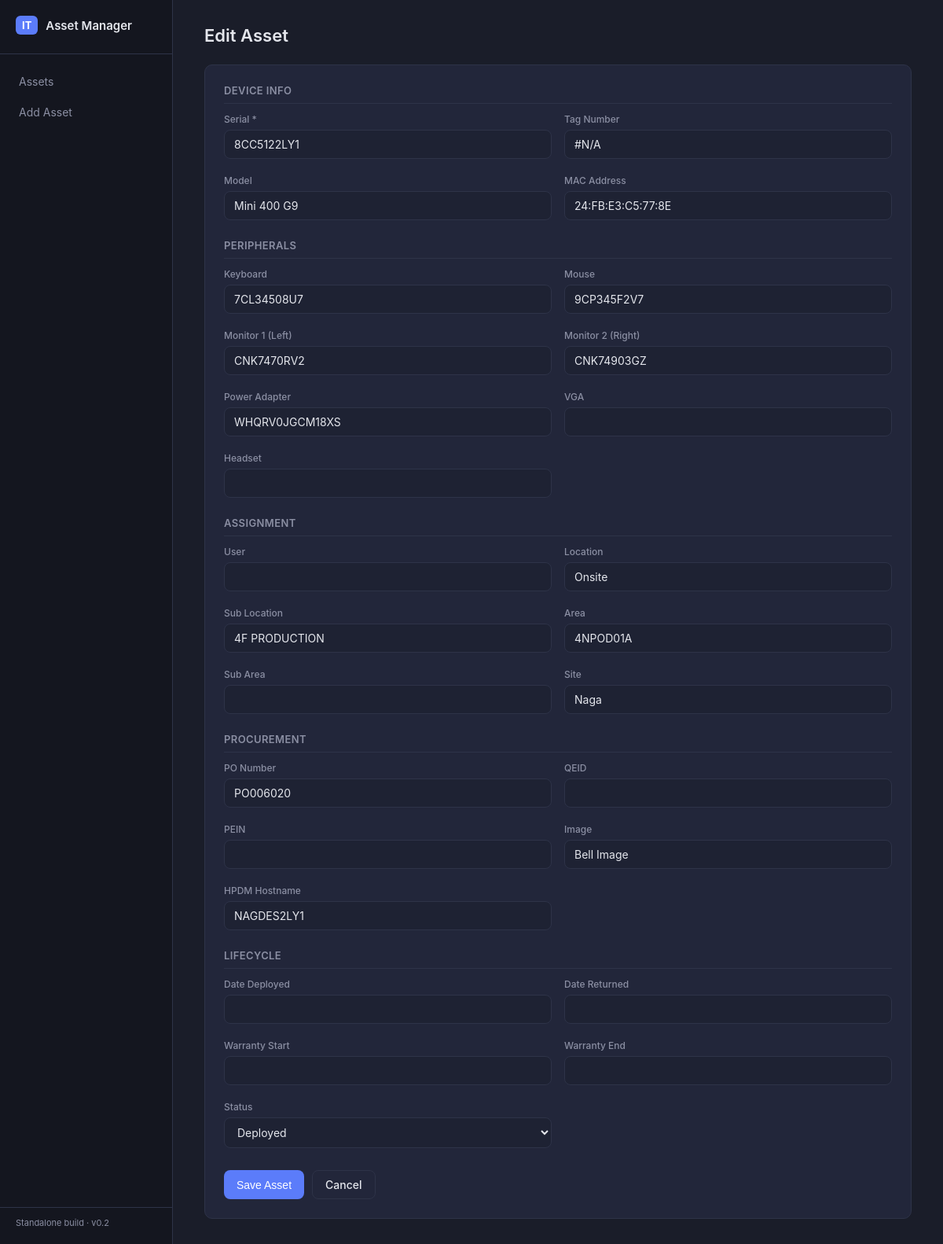
Page /assets/2/edit on the committed database.
### tables this page shows
CREATE TABLE assets (
    id INTEGER PRIMARY KEY AUTOINCREMENT,
    serial TEXT UNIQUE NOT NULL,
    mac TEXT,
    model TEXT,
    keyboard TEXT,
    mouse TEXT,
    monitor_left TEXT,
    monitor_right TEXT,
    power_adapter TEXT,
    vga TEXT,
    headset TEXT,
    location TEXT,
    sub_location TEXT,
    area TEXT,
    sub_area TEXT,
    qeid TEXT,
    pein TEXT,
    user TEXT,
    site TEXT,
    po_number TEXT,
    image TEXT,
    hpdm_hostname TEXT,
    tag_number TEXT,
    date_deployed TEXT,
    date_returned TEXT,
    warranty_start TEXT,
    warranty_end TEXT,
    status TEXT DEFAULT 'Deployed',
    date_added TEXT DEFAULT CURRENT_TIMESTAMP
);

### itam_app.py (the view, shortened to what this page needs)
@app.route('/assets/<int:asset_id>/edit', methods=['GET', 'POST'])
def edit_asset(asset_id):
    conn = get_db_connection()
    asset = conn.execute('SELECT * FROM assets WHERE id = ?', (asset_id,)).fetchone()
    conn.close()
    if asset is None:
        flash('Asset not found.', 'error')
        return redirect(url_for('list_assets'))
    return render_template('asset_form.html', asset=asset, sections=FORM_SECTIONS, status_options=STATUS_OPTIONS)

### itam_app.py (called while the page is built)
def get_db_connection():
    conn = sqlite3.connect(DB_PATH)
    conn.row_factory = sqlite3.Row
    return conn

### templates/asset_form.html (shortened to what this page needs)
{% extends "base.html" %}
{% block content %}
<div class="page-header">
    <h1>{{ 'Edit Asset' if asset else 'Add Asset' }}</h1>
</div>
<form method="POST" class="form-card form-card-wide">
    {% for section_name, fields in sections %}
    <h2 class="form-section-title">{{ section_name }}</h2>
    <div class="form-grid">
        {% for field, label, required in fields %}
        <div class="form-group">
            <label>{{ label }}{% if required %} *{% endif %}</label>
            {% if field == 'status' %}
            <select name="status">
                {% for s in status_options %}
                <option value="{{ s }}" {% if asset and asset['status'] == s %}selected{% endif %}>{{ s }}</option>
                {% endfor %}
            </select>
            {% else %}
            <input type="text" name="{{ field }}" value="{{ asset[field] if asset else '' }}" {% if required %}required{% endif %}>
            {% endif %}
        </div>
        {% endfor %}
    </div>
    {% endfor %}
    <div class="form-actions">
        <button type="submit" class="btn-primary">Save Asset</button>
        <a href="{{ url_for('list_assets') }}" class="btn-secondary">Cancel</a>
    </div>
</form>
{% endblock %}

### static/style.css (style rules this page uses)
:root { --bg-dark: #1a1d29; --bg-sidebar: #14161f; --bg-card: #22263a; --bg-input: #1e2233; --border: #2e3348; --text-primary: #e4e6ec; --text-muted: #8b8fa3; --accent: #5b7cfa; --accent-hover: #4a67e0; --success: #3ecf8e; --error: #f2545b; --warning: #f2b705; }
* { box-sizing: border-box; margin: 0; padding: 0; }
body { font-family: -apple-system, BlinkMacSystemFont, 'Segoe UI', sans-serif; background: var(--bg-dark); color: var(--text-primary); }
.page-header { display: flex; justify-content: space-between; align-items: center; margin-bottom: 24px; flex-wrap: wrap; gap: 12px; }
.page-header h1 { font-size: 22px; font-weight: 600; word-break: break-word; }
.btn-primary, .btn-secondary { display: inline-block; padding: 9px 16px; border-radius: 8px; font-size: 14px; font-weight: 500; text-decoration: none; border: none; cursor: pointer; }
.btn-primary { background: var(--accent); color: white; }
.btn-secondary { background: var(--bg-card); color: var(--text-primary); border: 1px solid var(--border); }
.form-card { background: var(--bg-card); border: 1px solid var(--border); border-radius: 10px; padding: 24px; max-width: 640px; }
.form-card-wide { max-width: 900px; }
.form-section-title { font-size: 13px; font-weight: 600; text-transform: uppercase; letter-spacing: 0.03em; color: var(--text-muted); margin: 20px 0 12px; padding-bottom: 8px; border-bottom: 1px solid var(--border); }
.form-section-title:first-child { margin-top: 0; }
.form-grid { display: grid; grid-template-columns: repeat(2, 1fr); gap: 16px; }
.form-group { margin-bottom: 4px; }
.form-group label { display: block; font-size: 12px; color: var(--text-muted); margin-bottom: 6px; font-weight: 500; }
.form-group input, .form-group select, .form-group textarea { width: 100%; background: var(--bg-input); border: 1px solid var(--border); color: var(--text-primary); padding: 9px 12px; border-radius: 8px; font-size: 14px; font-family: inherit; }
.form-actions { display: flex; gap: 10px; margin-top: 24px; }

### rows in the picture
assets: serial "8CC5122LY1" "#N/A" "Mini 400 G9" "24:FB:E3:C5:77:8E" "7CL34508U7" "9CP345F2V7" "CNK7470RV2" "CNK74903GZ" "WHQRV0JGCM18XS" "Onsite" "4F PRODUCTION" "4NPOD01A" "Naga" "PO006020" "Bell Image" "NAGDES2LY1", status "Deployed"

### other values in the picture
{{ 'Edit Asset' if asset else 'Add Asset' }} "Edit Asset"
{{ section_name }} "DEVICE INFO" "PERIPHERALS" "ASSIGNMENT" "PROCUREMENT" "LIFECYCLE"
{{ label }} "Serial" "Tag Number" "Model" "MAC Address" "Keyboard" "Mouse" "Monitor 1 (Left)" "Monitor 2 (Right)" "Power Adapter" "VGA" "Headset" "User" "Location" "Sub Location" "Area" "Sub Area" "Site" "PO Number" "QEID" "PEIN" "Image" "HPDM Hostname" "Date Deployed" "Date Returned" "Warranty Start" "Warranty End" "Status"
